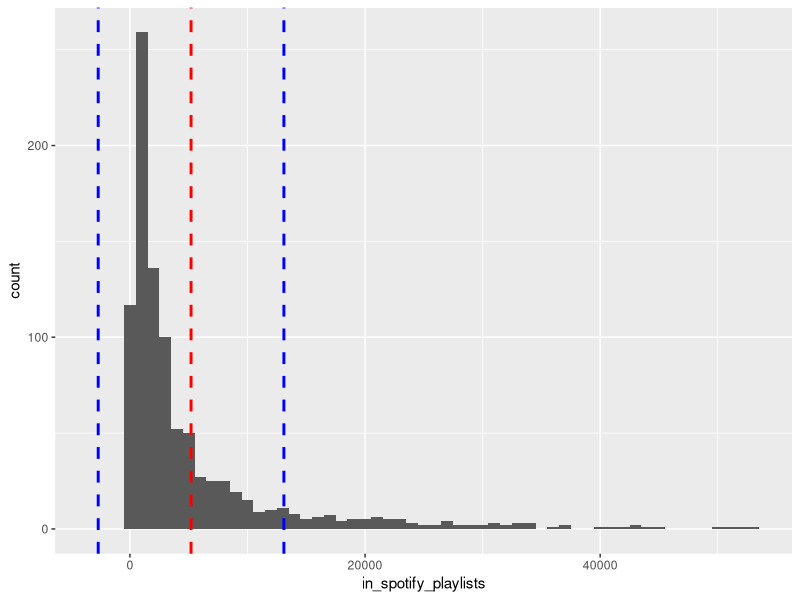
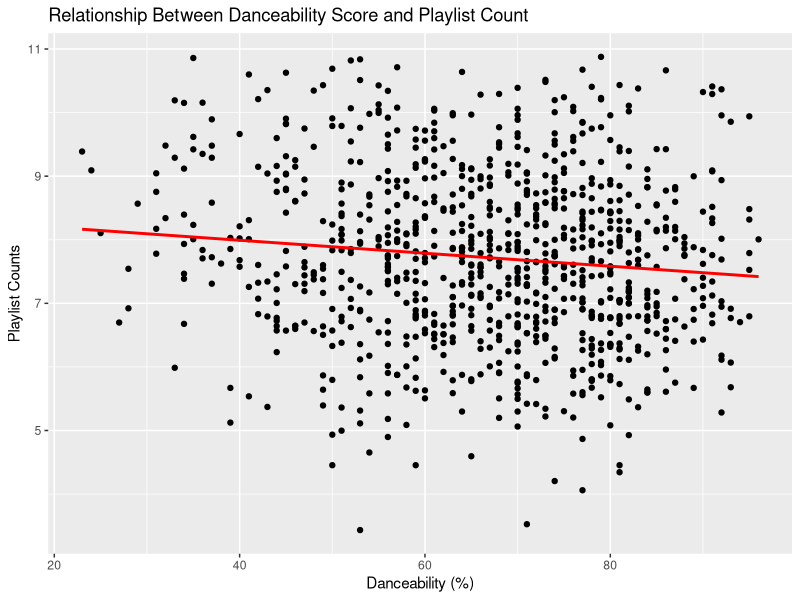
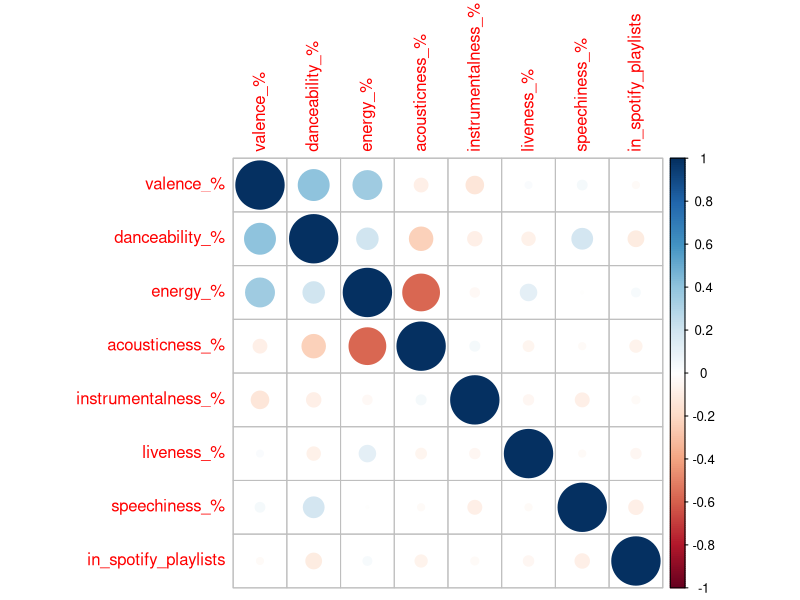
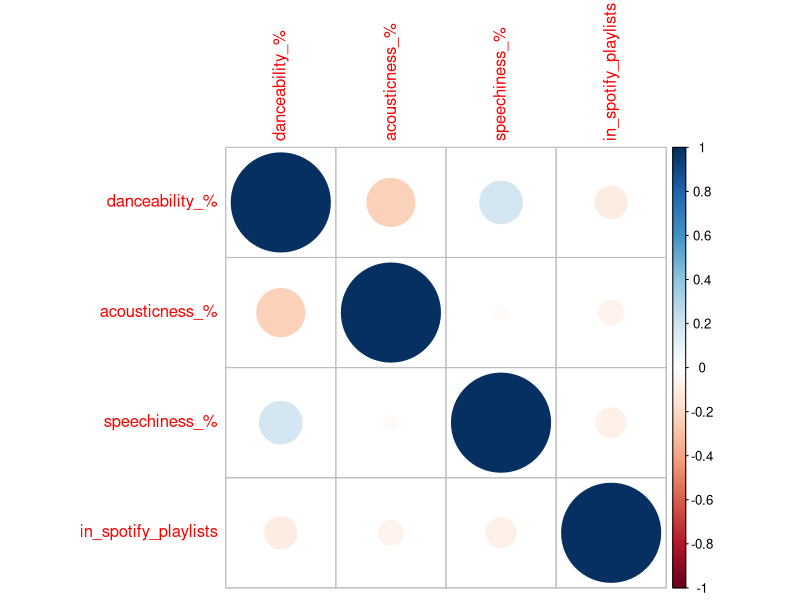

Source code (R) for these figures, in order:
## ---- chunk 1
library(tidyverse)
library(corrplot)
spotify <- read_csv("spotify-2023.csv")
## ---- chunk 2
summary(spotify)
## ---- chunk 3
spotify|> 
  ggplot() + 
  geom_histogram(aes(x = in_spotify_playlists), binwidth = 1000) +
  geom_vline(aes(xintercept = mean(in_spotify_playlists)), color = "red", linetype = "dashed", size = 1) +
  geom_vline(aes(xintercept = mean(in_spotify_playlists) - sd(in_spotify_playlists)), color = "blue", linetype = "dashed", size = 1) +
  geom_vline(aes(xintercept = mean(in_spotify_playlists) + sd(in_spotify_playlists)), color = "blue", linetype = "dashed", size = 1)
## ---- chunk 4
log(spotify$in_spotify_playlists)
model <- lm(log(spotify$in_spotify_playlists) ~ spotify$`danceability_%`, data = spotify)
summary(model)
## ---- chunk 5
spotify |>
  ggplot(aes(x = `danceability_%`, y = log(in_spotify_playlists))) +
  geom_point() +
  geom_smooth(method = "lm", se = FALSE, color = "red") +
  labs(x = "Danceability (%)", y = "Playlist Counts",
       title = "Relationship Between Danceability Score and Playlist Count")
## ---- chunk 6
spotify_variables <- spotify |>
  select(`valence_%`,`danceability_%`,`energy_%`,`acousticness_%`,`instrumentalness_%`,`liveness_%`, `speechiness_%`, `in_spotify_playlists`)

corr_matrix <- cor(spotify_variables)

corrplot(corr_matrix, method = "circle")
## ---- chunk 7
spotify_vars <- spotify |>
  select(`danceability_%`, `acousticness_%`,`speechiness_%`, `in_spotify_playlists`)

corr_matrix <- cor(spotify_vars)

corrplot(corr_matrix, method = "circle")
## ---- chunk 8

model <-lm(`in_spotify_playlists` ~ `danceability_%` + `acousticness_%` + `speechiness_%`, data = spotify)
summary(model)
